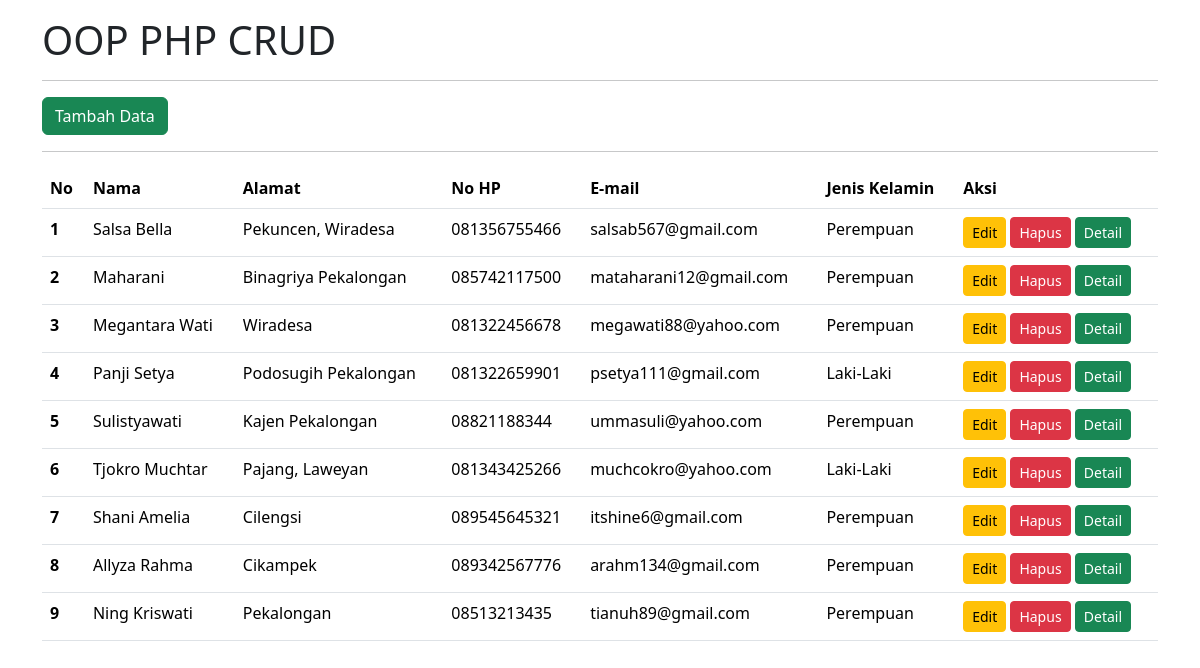
The page / on the database its author committed.
### tables this page shows
CREATE TABLE `tb_users` (
  `id` int(10) NOT NULL,
  `nama` varchar(255) NOT NULL,
  `alamat` varchar(255) NOT NULL,
  `no_hp` char(13) NOT NULL,
  `email` varchar(30) NOT NULL,
  `jenis_kelamin` enum('Laki-Laki','Perempuan') NOT NULL,
  `foto` blob NOT NULL
);

### database.php (called while the page is built, shortened)
<?php
class Database
{
    public $host = "localhost";
    public $username = "root";
    public $password = "";
    public $database = "db_php";
    public $connect;
    function __construct()
    {
        $this->connect = mysqli_connect($this->host, $this->username, $this->password);
        mysqli_select_db($this->connect, $this->database);
    }
    function tampilData()
    {
        $data = mysqli_query($this->connect, "SELECT * FROM tb_users");
        $rows = mysqli_fetch_all($data, MYSQLI_ASSOC);
        return $rows;
    }
}
?>

### index.php (the view, shortened to what this page needs)
<?php
include 'database.php';
$db = new Database;
?>
<!doctype html>
<html lang="en">
<head>
    <link href="https://cdn.jsdelivr.net/npm/bootstrap@5.3.3/dist/css/bootstrap.min.css" rel="stylesheet">
</head>
<body>
    <div class="container mt-3">
        <h1>OOP PHP CRUD</h1>
        <hr>
        <a href="input.php" class="btn btn-success">Tambah Data</a>
        <hr>
        <table class="table table-hover">
            <thead>
                <th scope="col">No</th>
                <th scope="col">Nama</th>
                <th scope="col">Alamat</th>
                <th scope="col">No HP</th>
                <th scope="col">E-mail</th>
                <th scope="col">Jenis Kelamin</th>
                <th scope="col">Aksi</th>
            </thead>
            <tbody>
                <?php
                $nomor = 1;
                foreach ($db->tampilData() as $dataUser) {
                ?>
                    <tr>
                        <th scope="row"><?php echo $nomor++; ?></th>
                        <td><?php echo $dataUser['nama']; ?></td>
                        <td><?php echo $dataUser['alamat']; ?></td>
                        <td><?php echo $dataUser['no_hp']; ?></td>
                        <td><?php echo $dataUser['email']; ?></td>
                        <td><?php echo $dataUser['jenis_kelamin']; ?></td>
                        <td>
                            <a href="edit.php?id=<?php echo $dataUser['id'] ?>" class="btn btn-warning btn-sm">Edit</a>
                            <a href="proses.php?id=<?php echo $dataUser['id'] ?>&aksi=hapus" class="btn btn-danger  btn-sm">Hapus</a>
                            <a href="detail.php?id=<?php echo $dataUser['id'] ?>" class="btn btn-success btn-sm">Detail</a>
                        </td>
                    </tr>
                <?php
                }
                ?>
            </tbody>
        </table>
    </div>
</body>
</html>

### rows shown on the page
tb_users: nama "Salsa Bella", alamat "Pekuncen, Wiradesa", no_hp "081356755466", email "salsab567@gmail.com", jenis_kelamin "Perempuan"
tb_users: nama "Maharani", alamat "Binagriya Pekalongan", no_hp "085742117500", email "mataharani12@gmail.com", jenis_kelamin "Perempuan"
tb_users: nama "Megantara Wati", alamat "Wiradesa", no_hp "081322456678", email "megawati88@yahoo.com", jenis_kelamin "Perempuan"
tb_users: nama "Panji Setya", alamat "Podosugih Pekalongan", no_hp "081322659901", email "psetya111@gmail.com", jenis_kelamin "Laki-Laki"
tb_users: nama "Sulistyawati", alamat "Kajen Pekalongan", no_hp "08821188344", email "ummasuli@yahoo.com", jenis_kelamin "Perempuan"
tb_users: nama "Tjokro Muchtar", alamat "Pajang, Laweyan", no_hp "081343425266", email "muchcokro@yahoo.com", jenis_kelamin "Laki-Laki"
tb_users: nama "Shani Amelia", alamat "Cilengsi", no_hp "089545645321", email "itshine6@gmail.com", jenis_kelamin "Perempuan"
tb_users: nama "Allyza Rahma", alamat "Cikampek", no_hp "089342567776", email "arahm134@gmail.com", jenis_kelamin "Perempuan"
tb_users: nama "Ning Kriswati", alamat "Pekalongan", no_hp "08513213435", email "tianuh89@gmail.com", jenis_kelamin "Perempuan"
